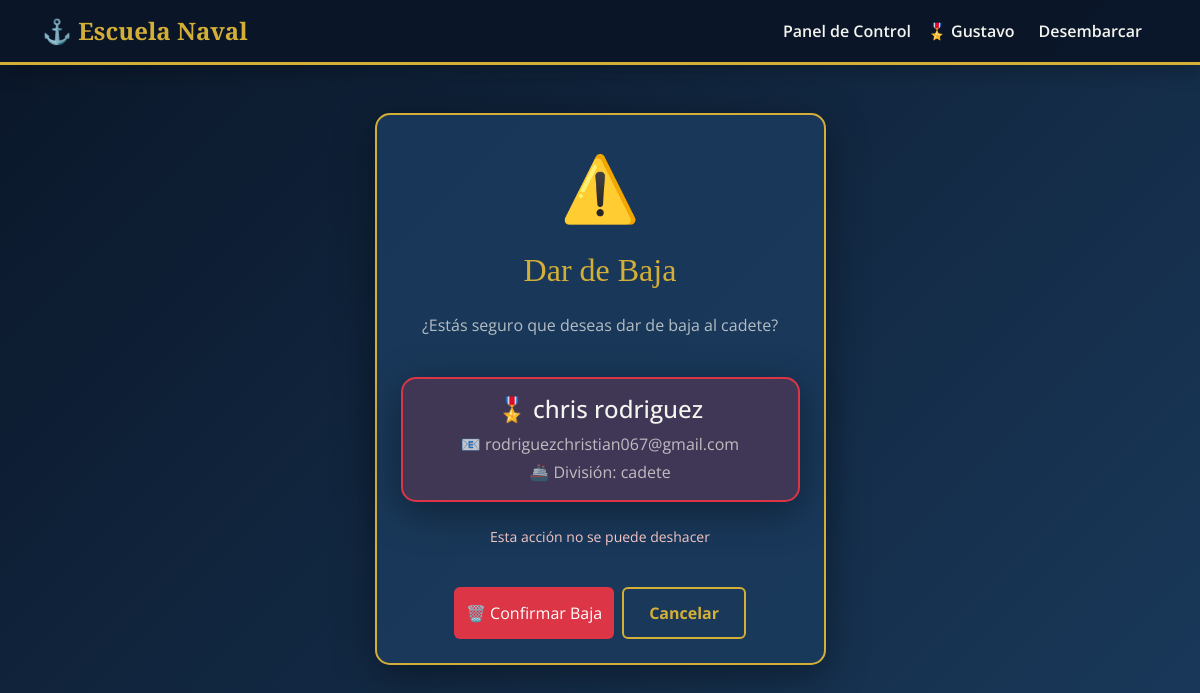
The page /users/alumnos/eliminar/3/ (signed in) on the database its author committed.
### users/models.py (models this page shows, shortened)
class Alumno(models.Model):
    usuario = models.ForeignKey(User, on_delete=models.CASCADE, related_name='alumnos')
    nombre = models.CharField(max_length=100)
    apellido = models.CharField(max_length=100)
    email = models.EmailField()
    edad = models.PositiveIntegerField()
    carrera = models.CharField(max_length=100)
    fecha_registro = models.DateTimeField(auto_now_add=True)
    class Meta:
        ordering = ['-fecha_registro']

### users/views.py (the view)
# urls.py: path('alumnos/eliminar/<int:pk>/', views.eliminar_alumno, name='eliminar_alumno'),
@login_required
def eliminar_alumno(request, pk):
    alumno = get_object_or_404(Alumno, pk=pk, usuario=request.user)
    if request.method == 'POST':
        alumno.delete()
        messages.success(request, '¡Cadete dado de baja exitosamente!')
        return redirect('dashboard')
    return render(request, 'users/eliminar_alumno.html', {'alumno': alumno})

### templates/users/eliminar_alumno.html (shortened to what this page needs)
{% extends 'base.html' %}
{% block content %}
<div class="row justify-content-center mt-5">
    <div class="col-md-5">
        <div class="card p-4 text-center">
            <span style="font-size: 4rem;">⚠️</span>
            <h2 class="mt-3">Dar de Baja</h2>
            <p style="color: rgba(245,245,240,0.7);" class="mt-3">
                ¿Estás seguro que deseas dar de baja al cadete?
            </p>
            <div class="card p-3 my-4" style="background: rgba(220,53,69,0.2); border-color: #dc3545;">
                <h4 style="color: var(--blanco-hueso);">🎖️ {{ alumno.nombre }} {{ alumno.apellido }}</h4>
                <p class="mb-1" style="color: rgba(245,245,240,0.7);">📧 {{ alumno.email }}</p>
                <p class="mb-0" style="color: rgba(245,245,240,0.7);">🚢 División: {{ alumno.carrera }}</p>
            </div>
            <p style="color: #ffcccb;" class="small">
                Esta acción no se puede deshacer
            </p>
            <form method="POST">
                <div class="d-flex gap-2 justify-content-center mt-4">
                    <button type="submit" class="btn btn-danger">🗑️ Confirmar Baja</button>
                    <a href="{% url 'dashboard' %}" class="btn btn-outline-primary">Cancelar</a>
                </div>
            </form>
        </div>
    </div>
</div>
{% endblock %}

### templates/base.html (shortened to what this page needs)
<!DOCTYPE html>
<html lang="es">
<head>
    <link href="https://cdn.jsdelivr.net/npm/bootstrap@5.3.2/dist/css/bootstrap.min.css" rel="stylesheet">
</head>
<body>
    <nav class="navbar navbar-expand-lg">
        <div class="container">
            <a class="navbar-brand" href="{% url 'home' %}">⚓ Escuela Naval</a>
            <div class="collapse navbar-collapse" id="navbarNav">
                <ul class="navbar-nav ms-auto">
                    {% if user.is_authenticated %}
                        <li class="nav-item">
                            <a class="nav-link" href="{% url 'dashboard' %}">Panel de Control</a>
                        </li>
                        <li class="nav-item">
                            <span class="nav-link">🎖️ {{ user.username }}</span>
                        </li>
                        <li class="nav-item">
                            <form method="POST" action="{% url 'logout' %}">
                                <button type="submit" class="btn-logout">Desembarcar</button>
                            </form>
                        </li>
                    {% endif %}
                </ul>
            </div>
        </div>
    </nav>
    <div class="container mt-4">
        {% block content %}{% endblock %}
    </div>
</body>
</html>

### templates/base.html (style rules this page uses)
:root { --azul-marino: #0a1628; --azul-naval: #1a3a5c; --dorado: #d4af37; --dorado-claro: #f4d160; --blanco-hueso: #f5f5f0; --gris-acero: #4a5568; }
body { background: linear-gradient(135deg, var(--azul-marino) 0%, var(--azul-naval) 100%); min-height: 100vh; font-family: 'Open Sans', sans-serif; color: var(--blanco-hueso); }
.navbar { background: rgba(10, 22, 40, 0.95) !important; border-bottom: 3px solid var(--dorado); box-shadow: 0 4px 20px rgba(0,0,0,0.3); }
.navbar-brand { font-family: 'Cinzel', serif; font-weight: 700; color: var(--dorado) !important; font-size: 1.5rem; }
.nav-link { color: var(--blanco-hueso) !important; font-weight: 600; transition: color 0.3s; }
.btn-logout { background: none; border: none; color: var(--blanco-hueso) !important; font-weight: 600; cursor: pointer; padding: 8px 16px; }
.card { background: rgba(26, 58, 92, 0.9); border: 2px solid var(--dorado); border-radius: 15px; box-shadow: 0 10px 40px rgba(0,0,0,0.4); }
.btn-outline-primary { border: 2px solid var(--dorado); color: var(--dorado); font-weight: 700; padding: 12px 25px; }
.btn-danger { background: #dc3545; border: none; }
h1, h2, h3 { font-family: 'Cinzel', serif; color: var(--dorado); }
a { color: var(--dorado); }

### rows shown on the page
Alumno: nombre "chris", apellido "rodriguez", email "rodriguezchristian067@gmail.com", carrera "cadete"

### other values the page prints
{{ user.username }} "Gustavo"
